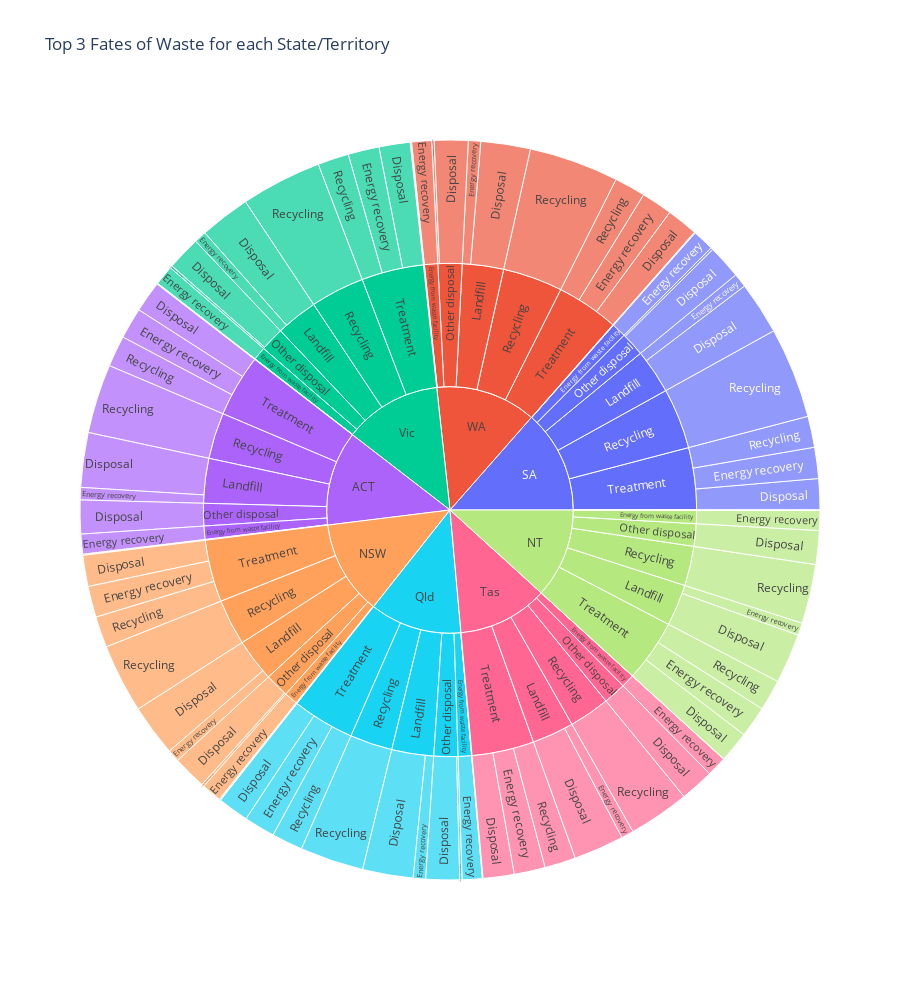

The cell this chart's notebook holds for it:
### Markdown cell above
To better see the smaller states, here's a sunburst graph where the fate of waste go for each jurisdiction

### Code cell
fig = px.sunburst(filtered_waste_df, 
                path = ['Jurisdiction', 'Management','Fate'], 
                height=1000,
                title='Top 3 Fates of Waste for each State/Territory')

fig.show()

### Figure 1 — Plotly figure (JSON) as saved in the notebook; plotly's stock layout.template omitted (floating-point values rounded to 4 significant figures; data arrays with more than 128 entries replaced by an {"elided": "..."} marker saying what was removed)
{"data": [{"branchvalues": "total", "domain": {"x": [0, 1], "y": [0, 1]}, "hovertemplate": "labels=%{label}<br>count=%{value}<br>parent=%{parent}<br>id=%{id}<extra></extra>", "ids": {"elided": "153 str values"}, "labels": {"elided": "153 str values"}, "name": "", "parents": {"elided": "153 str values"}, "type": "sunburst", "values": {"elided": "153 int values"}}], "layout": {"height": 1000, "legend": {"tracegroupgap": 0}, "title": {"text": "Top 3 Fates of Waste for each State/Territory"}}}
